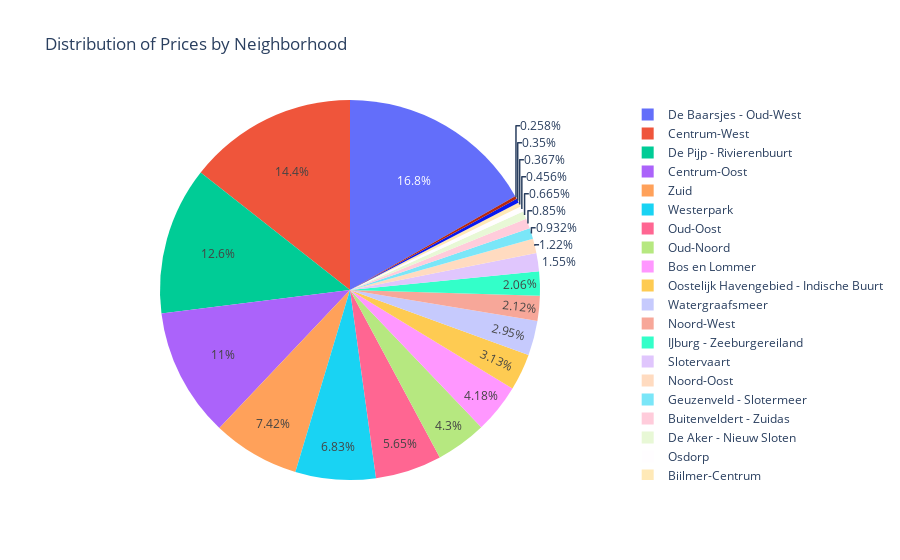

Notebook code cell kept with this figure:
### Code cell
fig = px.pie(df, values='price', names='neighbourhood', title="Distribution of Prices by Neighborhood")
fig.show()

### Figure 1 — Plotly figure (JSON) as saved in the notebook; plotly's stock layout.template omitted (floating-point values rounded to 4 significant figures; data arrays with more than 128 entries replaced by an {"elided": "..."} marker saying what was removed)
{"data": [{"domain": {"x": [0, 1], "y": [0, 1]}, "hovertemplate": "neighbourhood=%{label}<br>price=%{value}<extra></extra>", "labels": {"elided": "7608 str values"}, "legendgroup": "", "name": "", "showlegend": true, "type": "pie", "values": {"elided": "7608 int values"}}], "layout": {"legend": {"tracegroupgap": 0}, "title": {"text": "Distribution of Prices by Neighborhood"}}}
